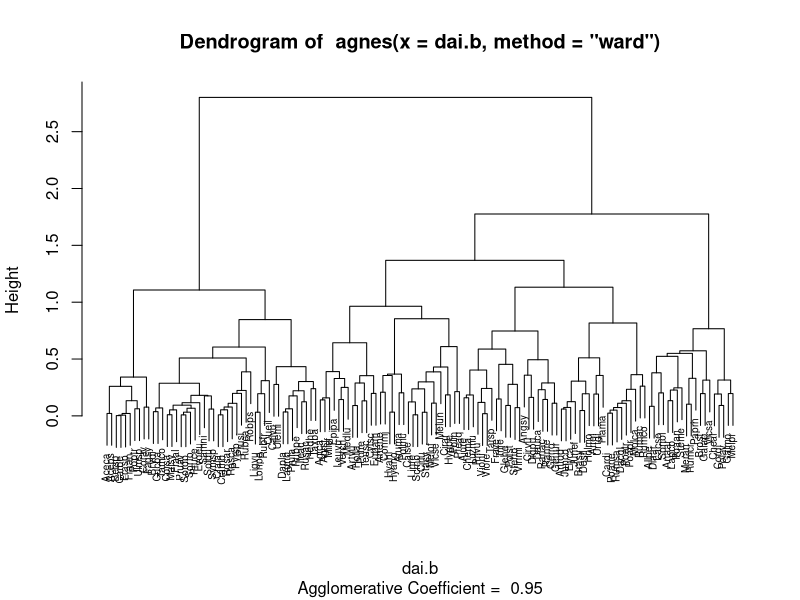
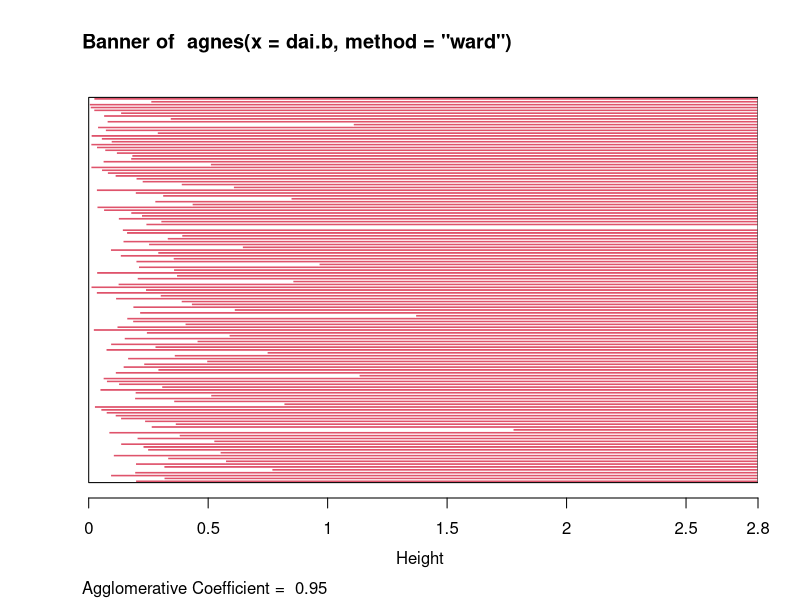
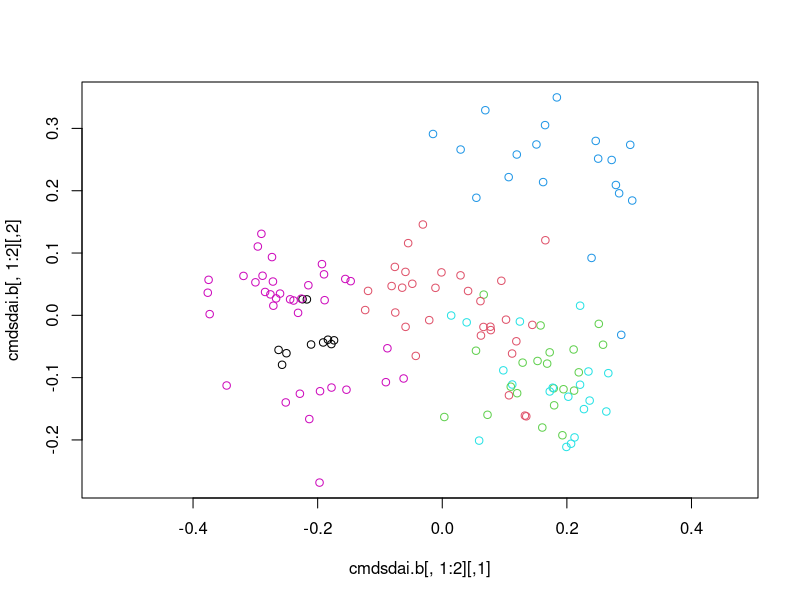

The R source for these figures, in order:
## ---- chunk 1
knitr::opts_chunk$set(
  collapse = TRUE,
  comment = "#>",
  warning = FALSE,
  message = FALSE
)
## ---- chunk 2
library(cluster)
data(plantTraits)

## Calculation of a dissimilarity matrix

dai.b <- daisy(plantTraits,
               type = list(ordratio = 4:11, symm = 12:13, asymm = 14:31))

## Hierarchical classification
agn.trts <- agnes(dai.b, method="ward")
plot(agn.trts, which.plots = 2, cex= 0.6)
plot(agn.trts, which.plots = 1)
cutree6 <- cutree(agn.trts, k=6)
cutree6

## Principal Coordinate Analysis
cmdsdai.b <- cmdscale(dai.b, k=6)
plot(cmdsdai.b[, 1:2], asp = 1, col = cutree6)
